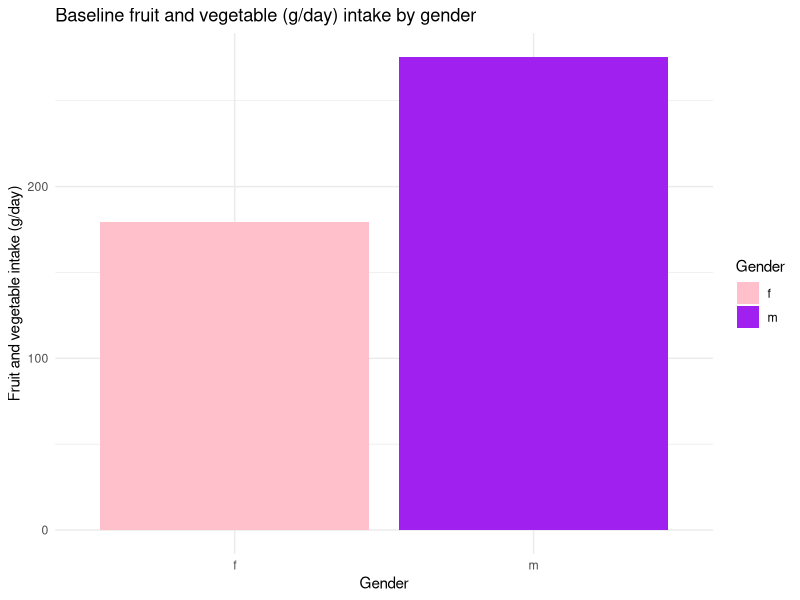
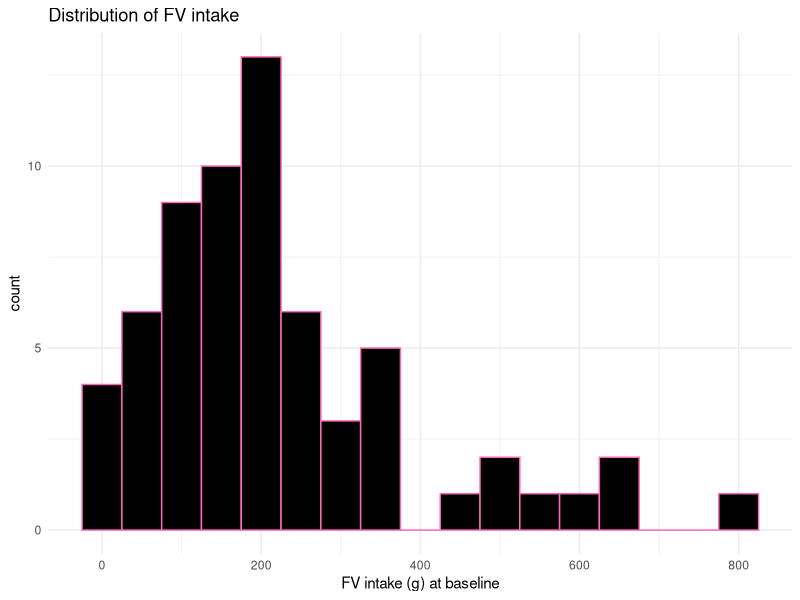
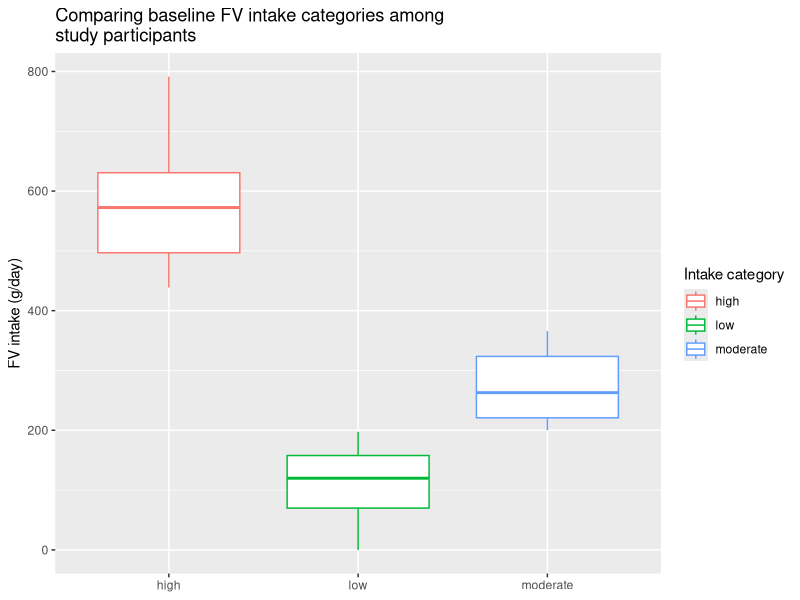

The R source for these figures, in order:
# Tasks: clean and visualize a dataset that tracks daily fruit and vegetable consumption among study participants.
# Data Wrangling: (1) filter the data for participants aged 18 to 65. (2) Categorize participants as “Low”, “Moderate”, or “High” intake based on total daily intake: Low: Less than 200 grams; Moderate: Between 200 and 400 grams; High: More than 400 grams
# Data Visualization: (1) average daily fruit and vegetable intake by gender.(2) shows the distribution of total daily intake.(3) comparing total daily intake across the three intake categories. Add labels and titles to your plots & use different colors to distinguish between groups in the bar plot.

# attach packages
library(dplyr)
library(ggplot2)

# read data
df <- read.csv("supermarket_dat.csv", na.strings = c("NA", ""), stringsAsFactors = TRUE)

# view  variables
glimpse(df)

# no age var, so create random
df$age <- sample(18:65, nrow(df), replace = TRUE)
df$gender <- sample(c("m", "f"), nrow(df), replace = TRUE)

# create new df
dat <- df |>
  # select relevant variables
  select(age, gender, fv_pre) |>
  # filter age 18 - 65
  filter(age >= 18 | age <= 65) |>
  # move age to front
  relocate(age) |> 
  # create new var to account for categories of daily f/v intake
  mutate(
    fv_pre_cat =  case_when(
      fv_pre < 200 ~ "low",
      fv_pre >= 200 & fv_pre <= 400 ~ "moderate",
      fv_pre > 400 ~ "high"
  )
)

# create plot to view intake by gender

# summarize 
dat_sum <- dat |> 
  summarise(avg_fv_pre = mean(fv_pre), .by = gender)

# plot
fruit_gender <- ggplot(
  dat_sum, 
  aes(x = gender, y = avg_fv_pre, fill = gender)
  ) +
  geom_bar(stat = "identity") +
  labs(
    title = "Baseline fruit and vegetable (g/day) intake by gender",
    x = "Gender",
    y = "Fruit and vegetable intake (g/day)",
    fill = "Gender"
  ) +
  scale_fill_manual(values = c("f" = "pink", "m" = "purple")) +
  theme_minimal()


# view distribution of total intake
fruit_distr <- ggplot(
  dat,
  aes(x = fv_pre)
) +
  geom_histogram(binwidth = 50, color = "hotpink", fill = "black") +
  labs(
    title = "Distribution of FV intake",
    x = "FV intake (g) at baseline"
  ) +
  theme_minimal()

# compare intake across different intake categories

fruit_box <- ggplot(
  dat,
  aes(x = fv_pre_cat, y = fv_pre, color = fv_pre_cat)
) +
  geom_boxplot() +
  labs(
    title = "Comparing baseline FV intake categories among \nstudy participants",
    x = NULL,
    y = "FV intake (g/day)",
    color = "Intake category"
  )

# save plots
ggsave("Average FV intake by gender.png", fruit_gender, dpi = 300)
ggsave("baseline FV distribution.png", fruit_distr, dpi = 300)
ggsave("FV intake cat for all ppts.png", fruit_box, dpi = 300)
